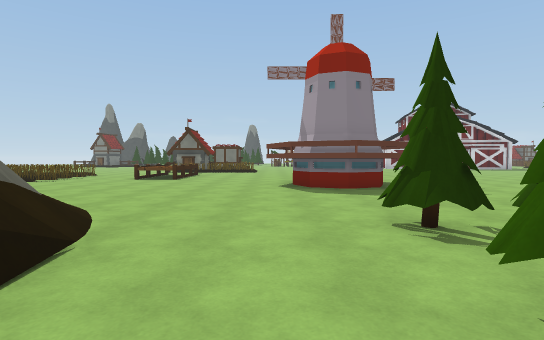
[1] (above)

24 first-person views from a walk through a Unity game level. The camera is 1.3 m above the floor, tilts 2° down and sees 80° across. The floor is counted in squares, 2 m on a side. Each view is taken from the middle of a square. On the plan, view 1 faces up. The plan holds only what a view shows up to about 10 squares ahead; the rest is blank. The place goes on beyond the plan. The player is left out. Some animated figures are left out.

[2]
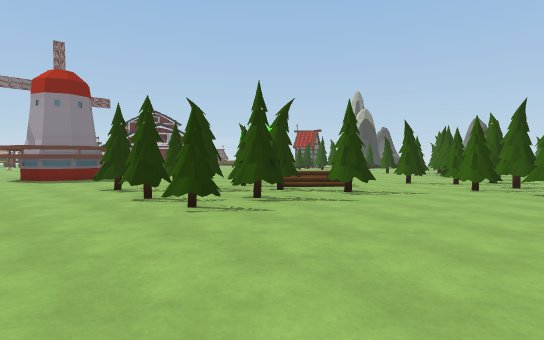

[3]
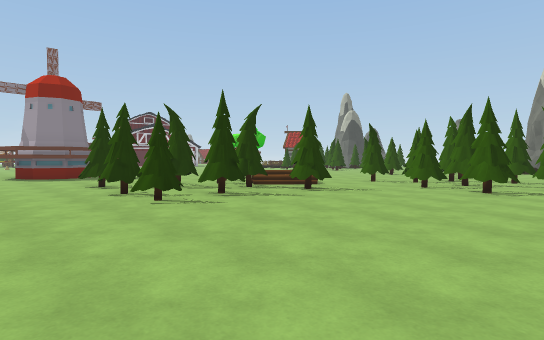

[4]
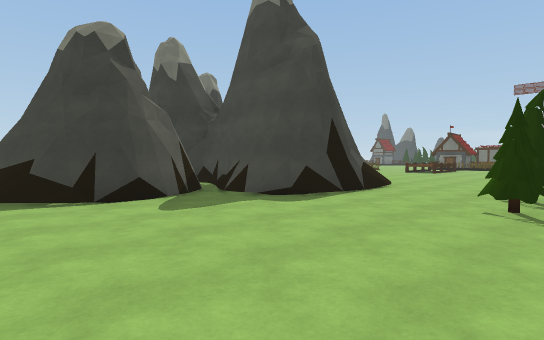

[5]
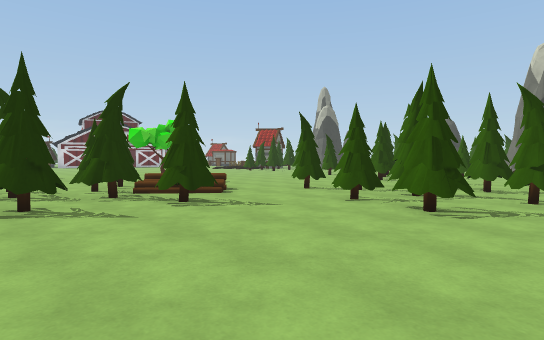

[6]
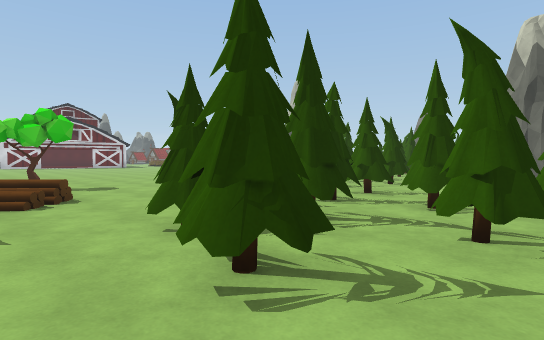

[7]
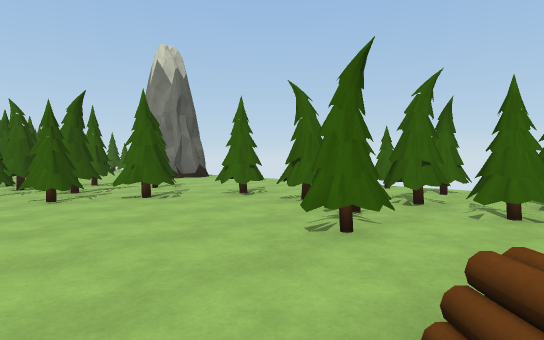

[8]
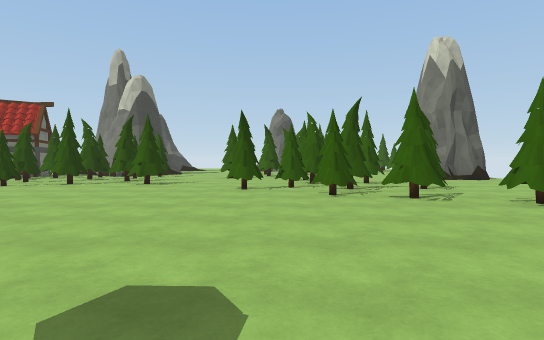

[9]
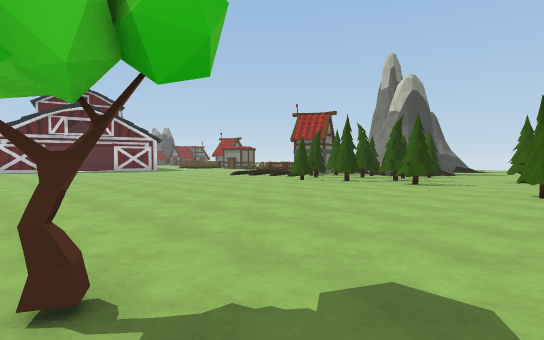

[10]
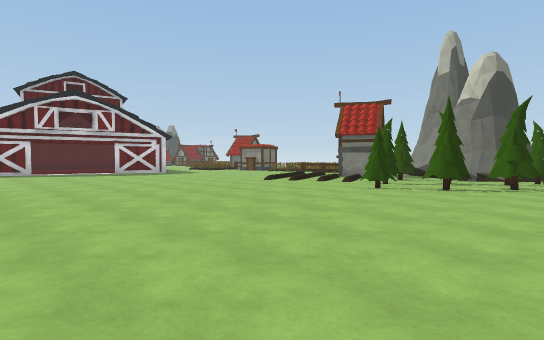

[11]
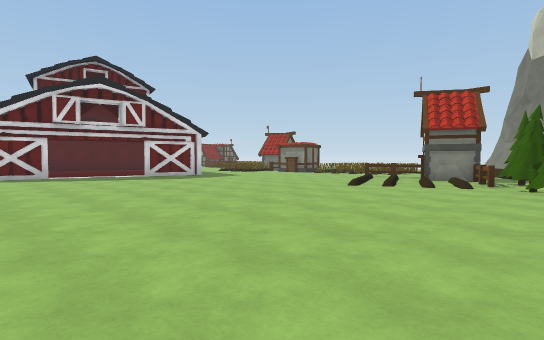

[12]
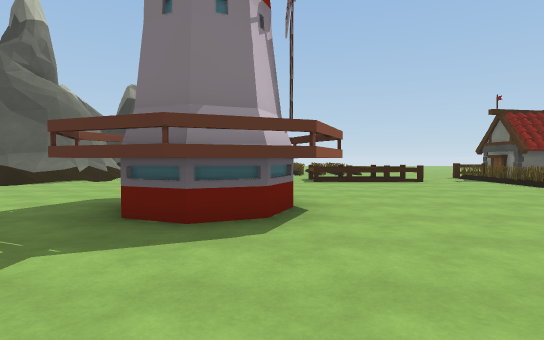

[13]
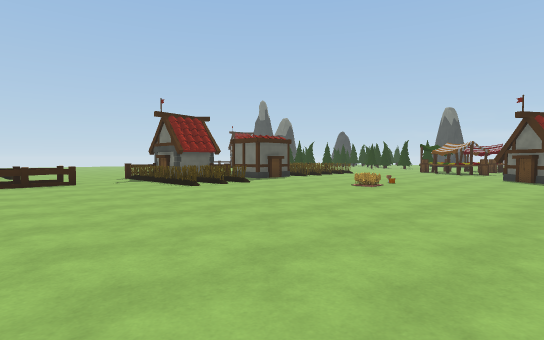

[14]
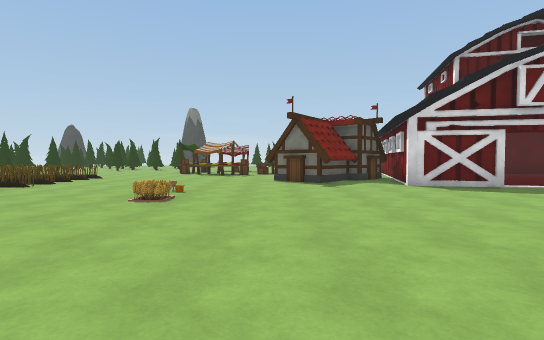

[15]
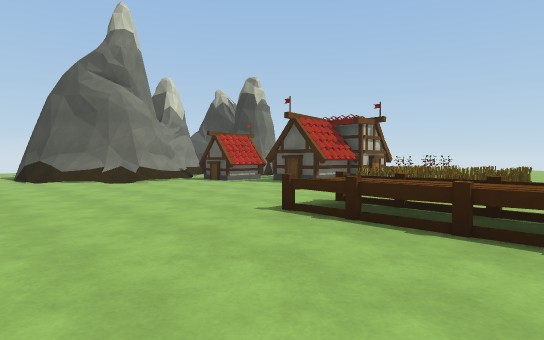

[16]
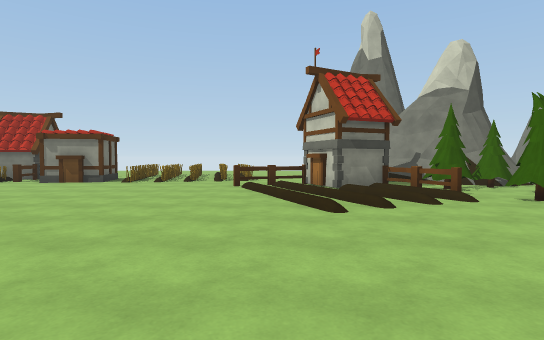

[17]
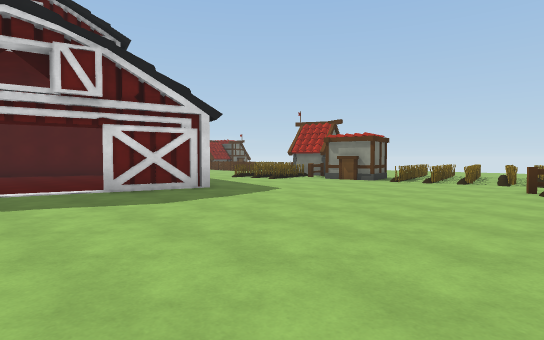

[18]
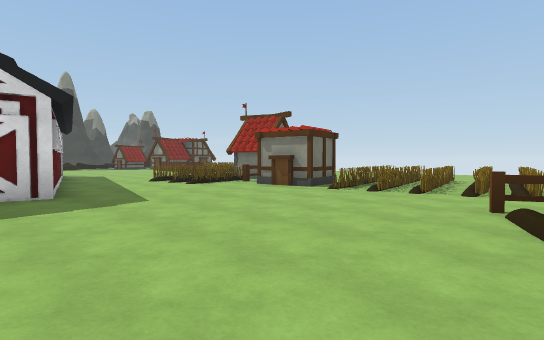

[19]
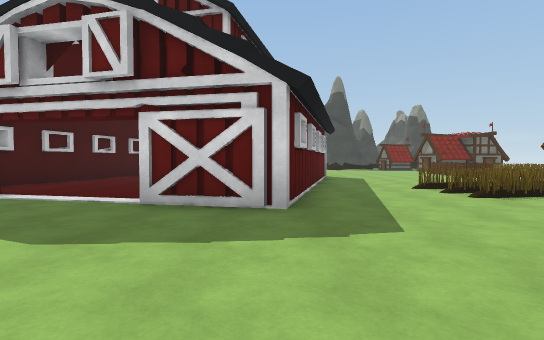

[20]
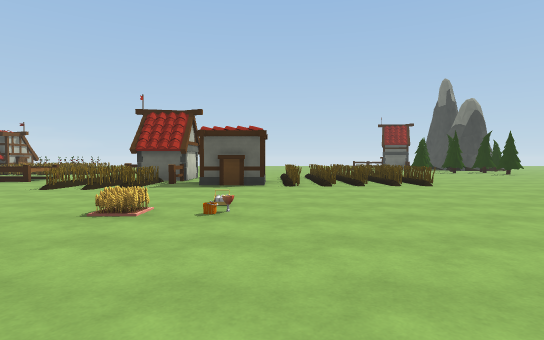

[21]
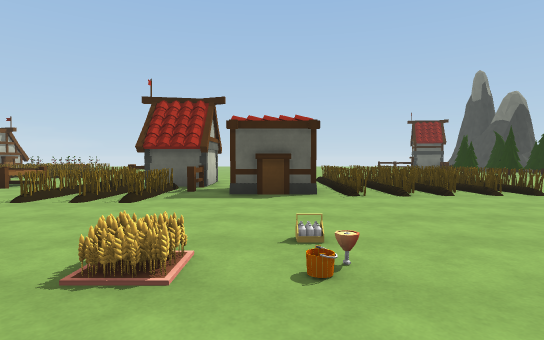

[22]
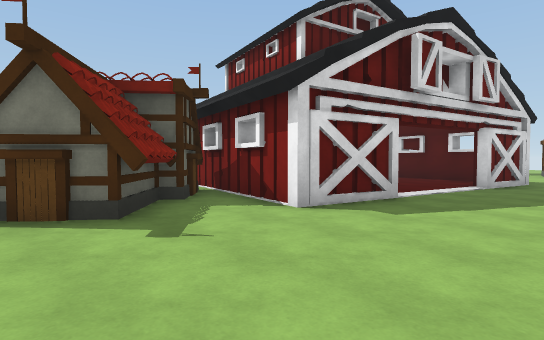

[23]
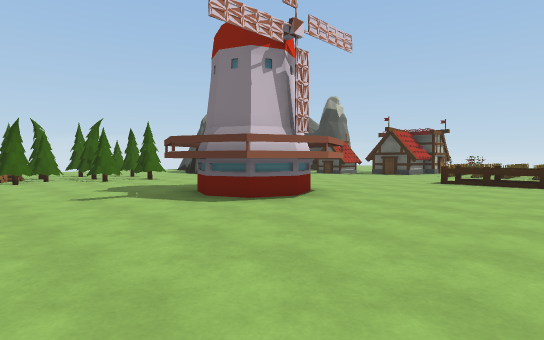

[24]
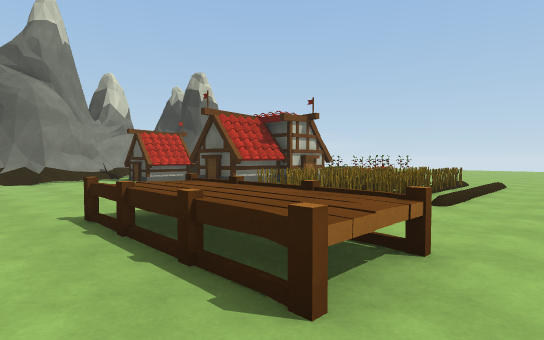

### Floor plan
Key: @ floor where view 1 was taken; # wall or solid block; . main floor; : floor 0.25 m higher than the main floor; / step, stairs or slope; = window, fence, low wall or low ledge; ^ raised ledge; W windmill; T thing the floor can be seen under or through; R tree; B barn; O other object.
Columns run from 14 left of view 1 to 23 right of it. Each row starts with its distance up from view 1.
 25           .....       BB     B...
 24          ====....    ##      B...
 23          ====.....####B      B..
 22         =====......##.B      B..==#
 21          ===..........BB    BB..==#
 20          ..............B..BBB....=.
 19            ##....................#
 18          .......O................##
 17          ###==...................=====
 16          ###==...................=====
 15           ====.....................===
 14        .........................=.===
 13 ..........^^.................//#=..
 12 ... ====..^^................./:##..
 11     ====..^^...................##
 10     ====........W............#=##=
  9     ====.......WWW...........#=# ##
  8     ####......W##W..........#=####
  7        #.......WWW..........######
  6        #.....................####/
  5        ##...................##..
  4         #/##/.......R...........
  3          ###/...##.#...........#
  2            ##....###.......#...
  1            ##..#..##=.....#####
  0         #####.@#.#.......#.###
 -1           ##..........T....###
 -2           #..........TTT.#..
 -3           #.........#TTTT.....#
 -4         =##.........#.TTT.....#
 -5            ............#

Where each view was taken, in squares from view 1:
view 1: 0 up, 0 right, facing up
view 2: 4 down, 1 left, facing up-right
view 3: 5 down, 1 left, facing up-right
view 4: 5 down, 2 right, facing up-left
view 5: 5 down, 2 right, facing up-right
view 6: 5 down, 5 right, facing up-right
view 7: 2 up, 6 right, facing down-right
view 8: 2 up, 6 right, facing right
view 9: 2 up, 6 right, facing up-right
view 10: 5 up, 7 right, facing up-right
view 11: 8 up, 7 right, facing up-right
view 12: 9 up, 6 right, facing left
view 13: 11 up, 6 right, facing up-left
view 14: 13 up, 4 right, facing up
view 15: 13 up, 0 right, facing down-left
view 16: 13 up, 10 right, facing right
view 17: 13 up, 10 right, facing up-right
view 18: 13 up, 13 right, facing up-right
view 19: 15 up, 14 right, facing up
view 20: 20 up, 6 right, facing left
view 21: 19 up, 4 right, facing left
view 22: 18 up, 4 right, facing up-right
view 23: 13 up, 6 right, facing down-left
view 24: 14 up, 2 left, facing down-left
